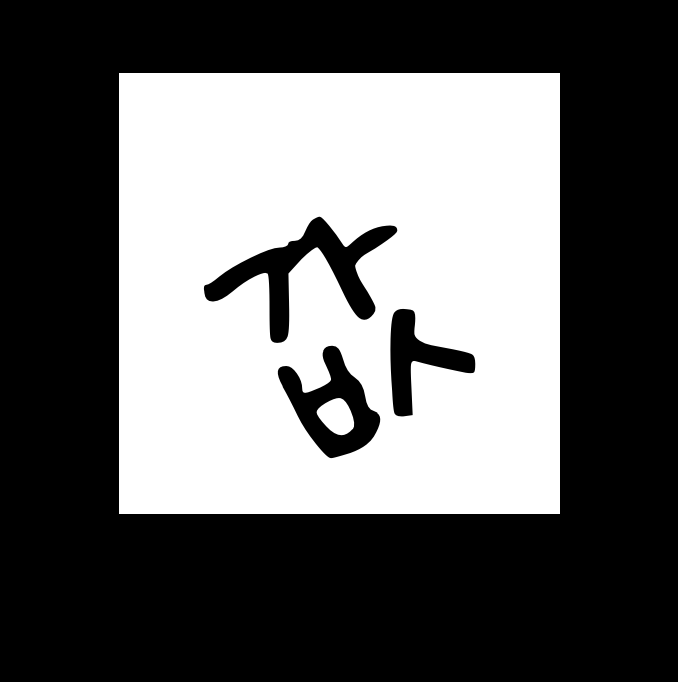
#> input picture fewshot-font-generation/data/kor/NaNum_GoLyeo/값.png, 678 x 682 px, given in place of 안녕하세요.jpg, which was not available
$ python fileconvert.py
#> lines starting #> are read from the running program, lines starting #| are printed output that depends on the picture; after the words box and inside, x2 and y2 are one past the last pixel; in counts of white or black regions, pixels touching at a corner belong together; pictures that were not available may be replaced by others from this repository, and a replacement may not be noted
import cv2

chars = ['거','값','같','곬','곶','깎','넋','늪','닫','닭','닻','됩','뗌','략','몃','밟','볘','뺐','뽈','솨','쐐','앉','않','얘','얾','엌','옳','읊','죡','쮜','춰','츄','퀭','틔','핀','핥','훟',
'겸','꼡','놊','돳','뙜','룅','묮','붗','쀀','쉩','쓒','윻','즉','쯲','칛','칸','탡','퍊','햳','걸','껡','녊','뎳','똜','뢅','뫮','뵗',
'뿀','숩','쒒','웻','쥤','쯍','츶','킟','팈','팥','햎','걓','꺡','넊','덳','뗜','롅','몮','봗','뾀','쇩','쑒','욻','줤','쮍','췶','큟',
'틈','픱','힚','갓','깼','냥','덎','떷','렠','몉','볲','뽛','솩','쐒','왻','죤','쭍','춶','퀟','튈','퓱','흚','긟','낈','낥','댎','땷']
file_path = '안녕하세요.jpg'
file_path2 = '조용재2.jpg'
image1 = cv2.imread(file_path)
#> image1 is the input picture: shape (682, 678, 3); min 0, max 255, mean 98.7
image2 = cv2.imread(file_path2)
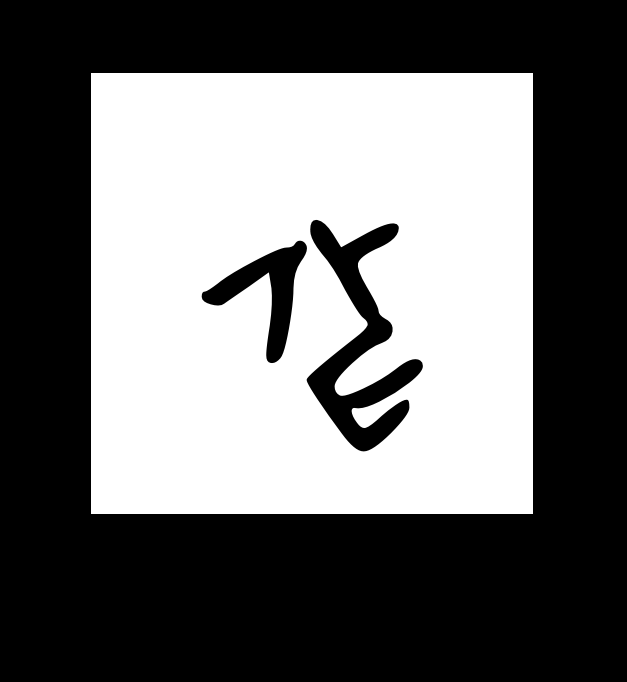
#> input picture fewshot-font-generation/data/kor/NaNum_GoLyeo/같.png, 627 x 682 px, given in place of 조용재2.jpg, which was not available
#> image2 is the input picture: shape (682, 627, 3); min 0, max 255, mean 108.4
width = 205
height = 350
x = 230
y = 115
save_x = x
save_y = y
cnt=1
for j in range(1):
    if j == 5:
        x = save_x
    if j < 5:
        for i in range(12):
            crop = image1[x:x+width, y:y+width]
            cv2.imwrite(f"../data/{chars[cnt-1]}.png", crop)
            y = y + width + 3
            cnt+=1
    else:
        for i in range(12):
            if cnt == 119:
                break
            crop = image2[x:x+width, y:y+width]
            cv2.imwrite(f"../data/{chars[cnt-1]}.png", crop)
            y = y + width + 3
            cnt+=1
    y = save_y
    x = x + height
#> this loop made 1 pass
#> pass 1, `cv2.imwrite(f"../data/{chars[cnt-1]}.png", crop)`:
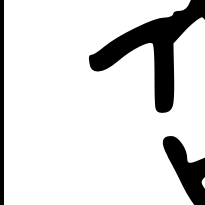
#> saved as 거.png: shape (205, 205, 3); min 0, max 255, mean 217.3
#> pass 1, `cv2.imwrite(f"../data/{chars[cnt-1]}.png", crop)`:
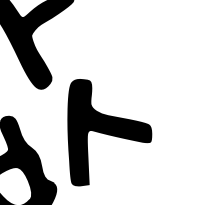
#> saved as 값.png: shape (205, 205, 3); min 0, max 255, mean 202.7
#> pass 1, `cv2.imwrite(f"../data/{chars[cnt-1]}.png", crop)`:
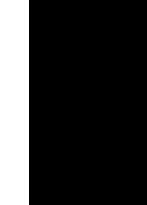
#> saved as 같.png: shape (205, 147, 3); 19.7% white; 1 white region, box (x1, y1, x2, y2) and area: (0, 0, 29, 205) 5945
#> after the loop, cnt = 13
